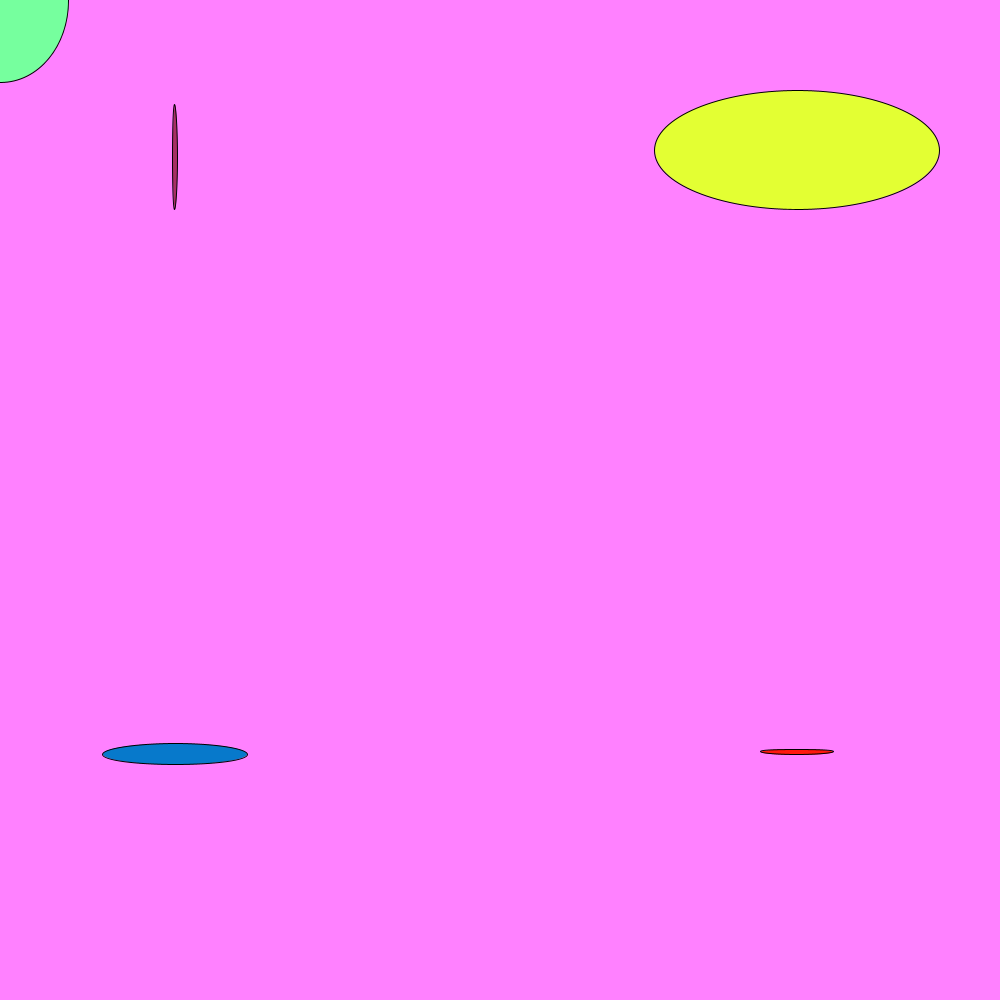
Frame 1 (no input)
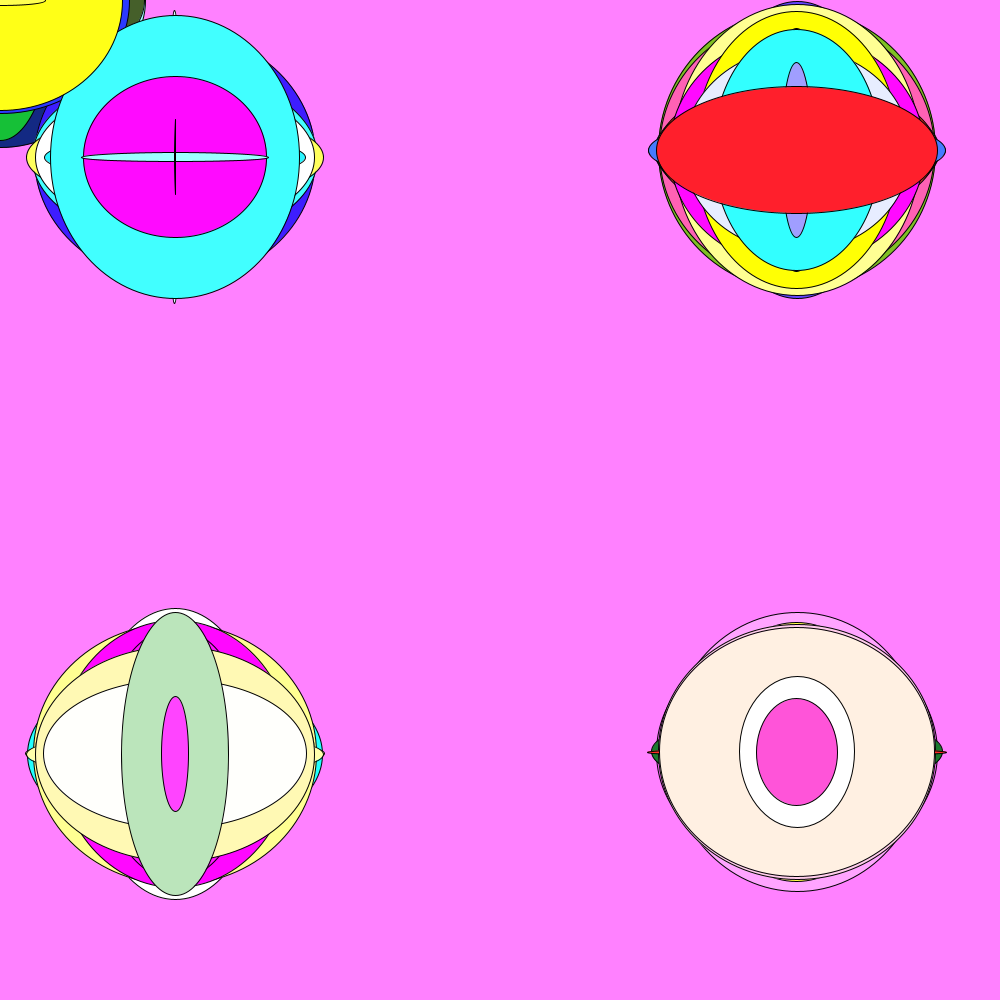
Frame 60 (the mouse pressed at the canvas centre just before this capture)
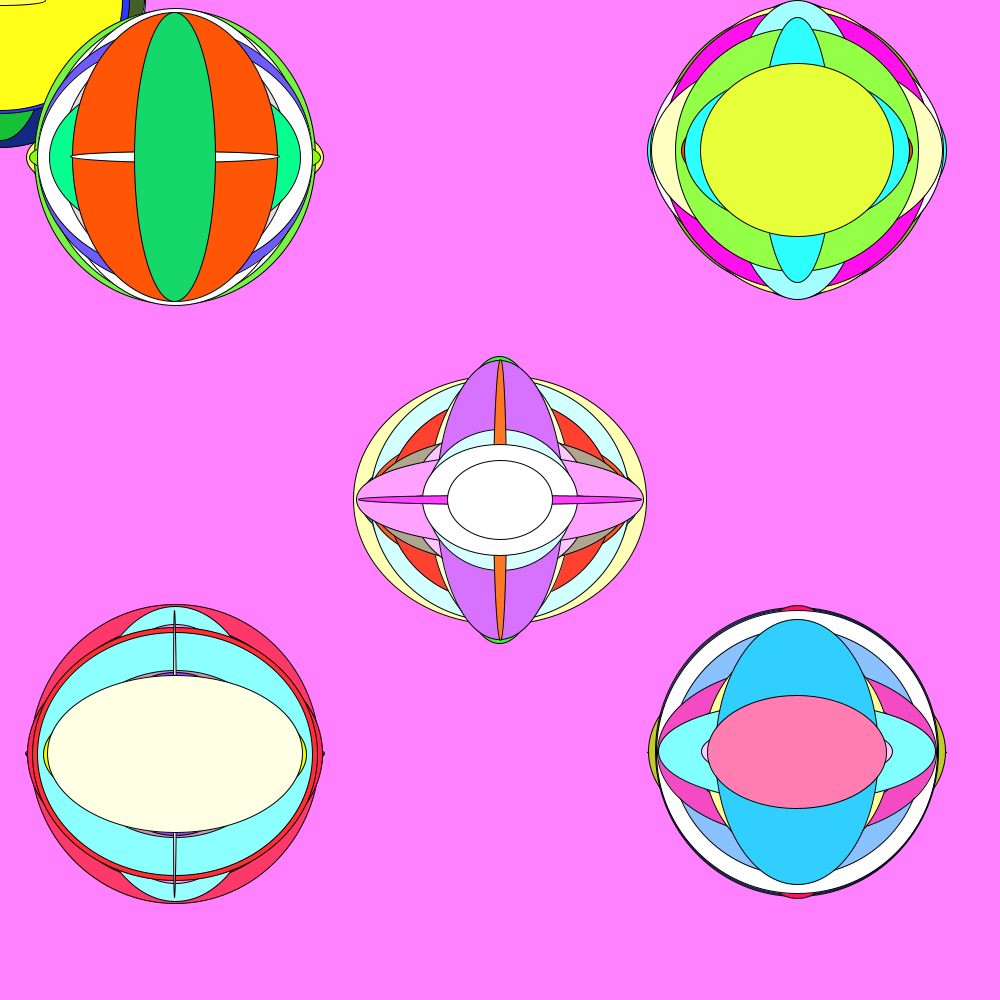
Frame 120 (the mouse held since frame 60 and released just before this capture)

The Processing sketch that drew these frames (run headless with seeded random() and noise(); from frame 60 on, the mouse is pressed at the canvas centre):

// Processing sketch: processing_125814
// ── processing_125814.pde

int z = 0;
int x;
int y;
int joe = 0;
int c = 0;
int ted=0;
void setup(){
  
 
  size(1000,1000);
}

void draw(){
  if (z%2==0){
    x = mouseX;
    y = mouseY;
    if (joe%200==0){
      background(random(500),random(500),random(500));
    }
    fill (random(500),random(500),random(500));
    ellipse(x,y,random(300),random(300));
    fill (random(500),random(500),random(500));
    ellipse(175,157,random(300),random(300));
    fill (random(500),random(500),random(500));
    ellipse(797,150,random(300),random(300));
    fill (random(500),random(500),random(500));
    ellipse(175,754,random(300),random(300));
    fill (random(500),random(500),random(500));
    ellipse(797,752,random(300),random(300));
    joe++;  
    rectangle();
    println(mouseX);
    println(mouseY);
}

  
  if (z%2!=0){
      x = mouseX;
    y = mouseY;
    background(random(500),random(500),random(500));
    fill (random(500),random(500),random(500));
    rect(x,y,random(300),random(300));
    fill (random(500),random(500),random(500));
    rect(175,157,random(300),random(300));
    fill (random(500),random(500),random(500));
    rect(797,150,random(300),random(300));
    fill (random(500),random(500),random(500));
    rect(175,754,random(300),random(300));
    fill (random(500),random(500),random(500));
    rect(797,752,random(300),random(300));
  if (c%2!=0){
    background (0);
  }
  }
}
void mouseClicked()
{
   if (mouseButton == LEFT)
   {
    
     z  =z + 1;
  
 }
   

}



 void keyPressed(){
   ted=ted+1;
 }
void rectangle(){
  if (ted%2!=0){
        for (int i = 0; i<4 ; i  = i+1){
          if(i==0){
            fill(random(500),random(500),random(500));
            rect(103,392,random(200),random(200));
          }
          if(i==1){
            fill(random(500),random(500),random(500));
            rect(409,702,random(200),random(200));
          }
          if(i==2){
            fill(random(500),random(500),random(500));
            rect(722,384,random(200),random(200));
          }
          if(i==3){
            fill(random(500),random(500),random(500));
            rect(417,101,random(200),random(200));
          }
          
  }
  }
}
